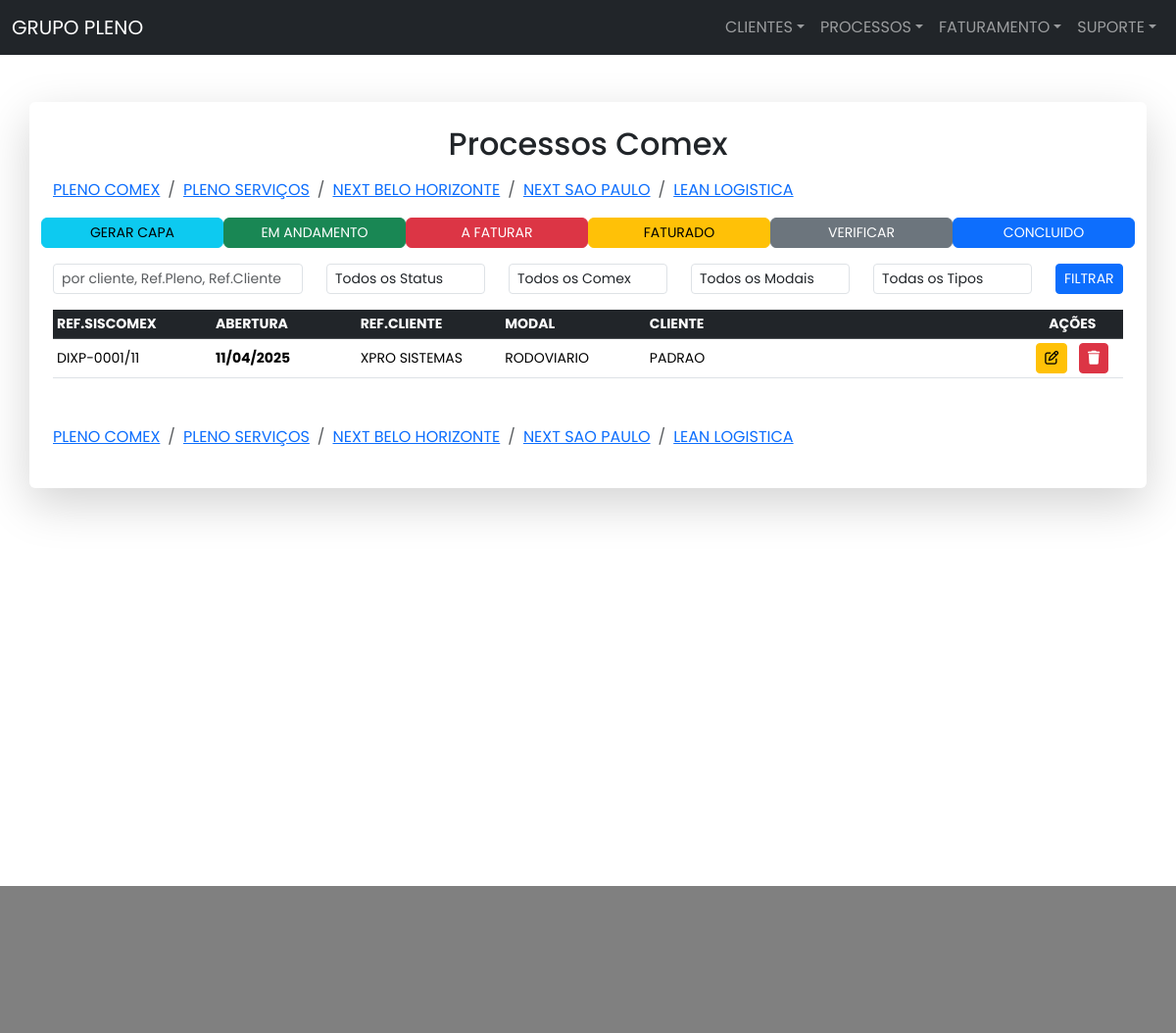
Screenshot of /processoscomex/ with the database file from the repository.
### processos/models.py (models this page shows, shortened)
class Teste1ProcessoComex(models.Model):
    choices_status = (('N', 'NÃO INICIADO'),
                      ('E', 'EM ANDAMENTO'),
                      ('A', 'A FATURAR'),
                      ('F', 'FATURADO'),
                      ('V', 'VERIFICAR'),
                      ('C', 'CONCLUIDO'))
    status = models.CharField(
        max_length=2, choices=choices_status, default='N')
    choices_comex = (('I', 'IMPORTAÇÃO'),
                     ('E', 'EXPORTAÇÃO'),
                     ('O', 'OUTRO'))
    comex = models.CharField(
        max_length=2, choices=choices_comex, default='I')
    choices_modal = (('M', 'MARITIMO'),
                     ('A', 'AEREO'),
                     ('R', 'RODOVIARIO'),
                     ('C', 'COURIER'),
                     ('P', 'POSTAL'),
                     ('O', 'OUTRO'))
    modal = models.CharField(
        max_length=2, choices=choices_modal, default='M')
    data_abertura = models.DateTimeField(
        auto_now_add=True, verbose_name='Data Abertura', null=True, blank=True)
    codigo_processo = models.CharField(
        max_length=20, verbose_name='Codigo Processo', null=True, blank=True)
    ref_cliente = models.CharField(
        max_length=50, verbose_name='Ref Cliente', null=True, blank=True)
    numero_alternativo = models.CharField(
        max_length=10, verbose_name='Num Alternativo', null=True, blank=True)
    observacoes = models.TextField(
        verbose_name='OBSERVACOES', null=True, blank=True)
    empresa_id = models.CharField(
        max_length=10, verbose_name='Empresa', null=True, blank=True)
    cliente = models.ForeignKey(Teste1Cliente, null=True, blank=True,
                                on_delete=models.SET_NULL)
    empresa_tipo = models.ForeignKey(Teste1TipoComex, null=True, blank=True,
                                     on_delete=models.SET_NULL)
    class Meta:
        ordering = ('-id',)

### parceiros/models.py (models this page shows, shortened)
class Teste1Cliente(models.Model):
    STATUS_CHOICES = [
        ('A', 'ATIVO'),
        ('I', 'INATIVO'),
    ]
    nome = models.CharField(
        max_length=50, verbose_name='NOME FANTASIA', null=True, blank=True)
    razao_social = models.CharField(
        max_length=200, verbose_name='RAZÃO SOCIAL', null=True, blank=True)
    cnpj = models.CharField(
        max_length=25, verbose_name='CNPJ', null=True, blank=True)
    insc_est = models.CharField(
        max_length=25, verbose_name='INSC EST', null=True, blank=True)
    sigla_imp = models.CharField(
        max_length=5, verbose_name='SIGLA IMP', null=True, blank=True)
    sigla_exp = models.CharField(
        max_length=5, verbose_name='SIGLA EXP', null=True, blank=True)
    serv_sigla_imp = models.CharField(
        max_length=5, verbose_name='SIGLA IMP SERV', null=True, blank=True)
    serv_sigla_exp = models.CharField(
        max_length=5, verbose_name='SIGLA EXP SERV', null=True, blank=True)
    cod_interno = models.CharField(
        max_length=25, verbose_name='COD INTERNO', null=True, blank=True)
    observacoes = models.TextField(
        verbose_name='OBSERVACOES', null=True, blank=True)
    status = models.CharField(
        max_length=2, choices=STATUS_CHOICES)
    grupo = models.ForeignKey(Teste1Grupo, related_name='grupos',
                              on_delete=models.SET_NULL,
                              null=True, blank=True)
    categoria = models.ForeignKey(Teste1Categoria, related_name='categorias',
                                  on_delete=models.SET_NULL,
                                  null=True, blank=True)

### processos/views.py (the view, shortened to what this page needs)
class ProcessoComexView(View):
    template_name = 'processos/comex/processos_comex.html'
    def get(self, request):
        title = 'PROCESSOS COMEX'
        processos = Teste1ProcessoComex.objects.all().order_by(
            '-id')
        form = ProcessosComexForm()
        tipos_comex = Teste1TipoComex.objects.all()
        query = request.GET.get('q', '')
        status = request.GET.get('status', '')
        comex = request.GET.get('comex', '')
        modal = request.GET.get('modal', '')
        empresa_tipo = request.GET.get('empresa_tipo', '')
        if status:
            processos = processos.filter(status=status)
        if comex:
            processos = processos.filter(comex=comex)
        if modal:
            processos = processos.filter(modal=modal)
        if empresa_tipo:
            processos = processos.filter(empresa_tipo_id=empresa_tipo)
        default_page = 1
        page = request.GET.get('page', default_page)
        processos_per_page = 25
        paginator = Paginator(processos, processos_per_page)
        page_number = request.GET.get('page')
        processos_page = paginator.get_page(page_number)
        try:
            processos_page = paginator.page(page)
        except PageNotAnInteger:
            processos_page = paginator.page(default_page)
        except EmptyPage:
            processos_page = paginator.page(paginator.num_pages)
        return render(request, ProcessoComexView.template_name, {
            'title': title,
            'processos': processos_page,
            'tipos_comex': tipos_comex,
            'query': query,
            'status': status,
            'comex': comex,
            'modal': modal,
            'empresa_tipo': empresa_tipo,
            'form': form
        })

### processos/templates/processos/comex/processos_comex.html (shortened to what this page needs)
{% extends 'base.html' %}
{% load static %}
{% block body %}
<main class="container p-4 shadow-lg p-3 mb-5 bg-white rounded my-5">
    <h2 class="text-center mb-3">Processos Comex</h2>
    {% include 'processos/_breadcrumb_processos.html' %}
    <div class="row mb-3">
        <a href="{% url 'processos_comex1' %}" class="col-sm-2 btn btn-sm btn-info rounded">GERAR CAPA</a>
        <a href="{% url 'processos_comex2' %}" class="col-sm-2 btn btn-sm btn-success rounded">EM ANDAMENTO</a>
        <a href="{% url 'processos_comex3' %}" class="col-sm-2 btn btn-sm btn-danger rounded">A FATURAR</a>
        <a href="{% url 'processos_comex4' %}" class="col-sm-2 btn btn-sm btn-warning rounded">FATURADO</a>
        <a href="{% url 'processos_comex5' %}" class="col-sm-2 btn btn-sm btn-secondary rounded">VERIFICAR</a>
        <a href="{% url 'processos_comex6' %}" class="col-sm-2 btn btn-sm btn-primary rounded">CONCLUIDO</a>
    </div>
    <form method="POST" class="mb-3">
        <div class="row">
            <div class="col-sm-3">
                <input type="text" name="query" class="form-control form-control-sm" autocomplete="off"
                placeholder="por cliente, Ref.Pleno, Ref.Cliente" value="{{ query }}">
            </div>
            <div class="col-sm-2">
                <select name="status" class="form-control form-control-sm">
                    <option value="">Todos os Status</option>
                </select>
            </div>
            <div class="col-sm-2">
                <select name="comex" class="form-control form-control-sm">
                    <option value="">Todos os Comex</option>
                </select>
            </div>
            <div class="col-sm-2">
                <select name="modal" class="form-control form-control-sm">
                    <option value="">Todos os Modais</option>
                </select>
            </div>
            <div class="col-sm-2">
                <select name="empresa_tipo" class="form-control form-control-sm">
                    <option value="">Todas os Tipos</option>
                </select>
            </div>
            <div class="col-sm-1">
                <button type="submit" class="btn btn-primary btn-sm" name="search">FILTRAR</button>
            </div>
        </div>
    </form>
    <table class="table table-responsive table-hover table-sm">
        <thead class="table-dark">
          <tr class="small text-uppercase">
            <th scope="col">Ref.Siscomex</th>
            <th scope="col">Abertura</th>
            <th scope="col">Ref.Cliente</th>
            <th scope="col">Modal</th>
            <th scope="col">Cliente</th>
            <th class="text-center" scope="col">Ações</th>
          </tr>
        </thead>
        <tbody class="table-sm">
            {% for processo in processos %}
            <tr class="small">
                <td class="align-middle" style="width:100px">{{ processo.codigo_processo }}</td>
                <th class="align-middle" style="width:100px">{{ processo.data_abertura|date:"d/m/Y"  }}</th>
                <td class="align-middle" style="width:100px">{{ processo.ref_cliente }}</td>
                <td class="align-middle" style="width:100px">{{ processo.get_modal_display }}</td>
                <td class="align-middle" style="width:260px;">{{ processo.cliente.nome }}</td>
                <td class="text-center align-middle" style="width:70px">
                    <a href="" data-bs-toggle="modal" data-bs-target="#updateModal_{{ processo.id }}"
                        class="btn btn-sm btn-warning px-2 mx-1"><i
                        class="fa-regular fa-pen-to-square"></i></a>
                    <a href="" data-bs-toggle="modal" data-bs-target="#deletModal_{{ processo.id }}"
                        class="btn btn-sm btn-danger px-2 mx-1"><i
                        class="fa-solid fa-trash"></i></a>
                </td>
            </tr>
            {% endfor %}
        </tbody>
    </table>
    {% include 'processos/_breadcrumb_processos.html' %}
</main>
{% endblock %}

### operacional/templates/base.html (style rules this page uses)
* { font-family: 'Poppins', sans-serif; }

### rows the page displays
Teste1ProcessoComex: codigo_processo "DIXP-0001/11", data_abertura "11/04/2025", ref_cliente "XPRO SISTEMAS", modal "RODOVIARIO", cliente.nome "PADRAO"
